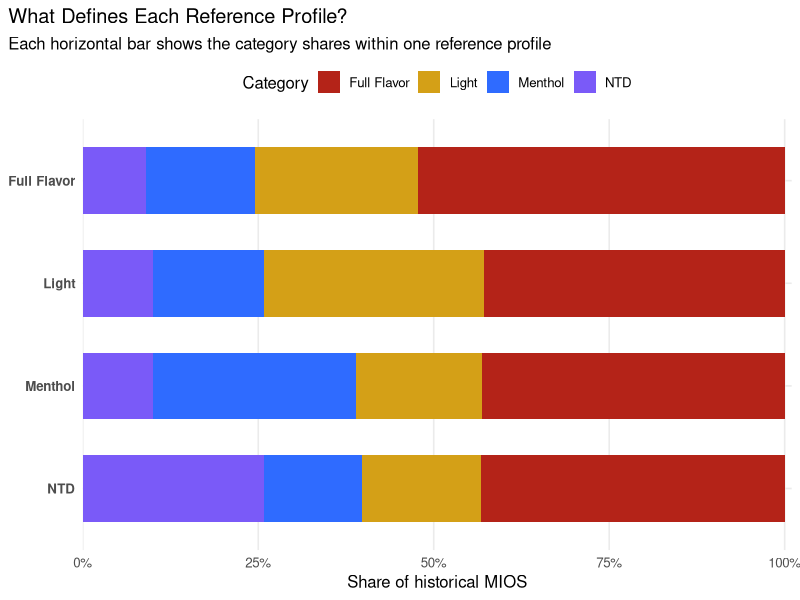
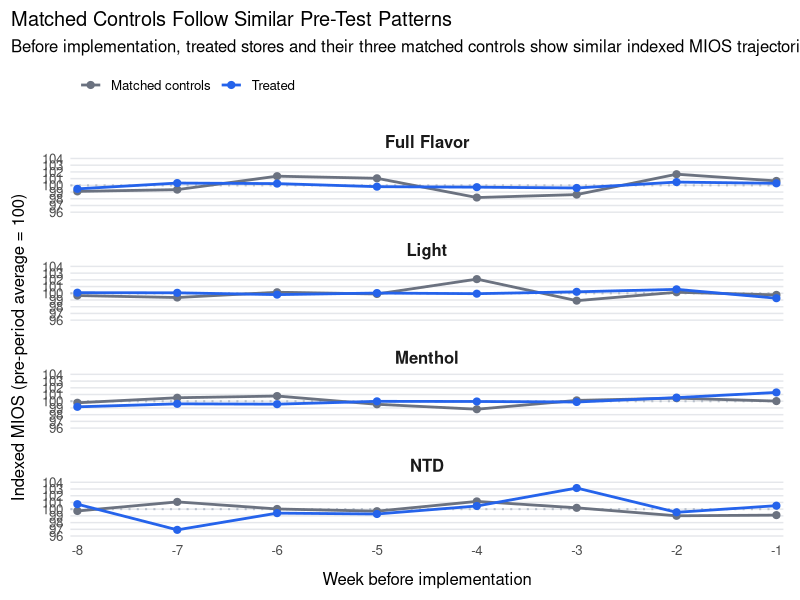
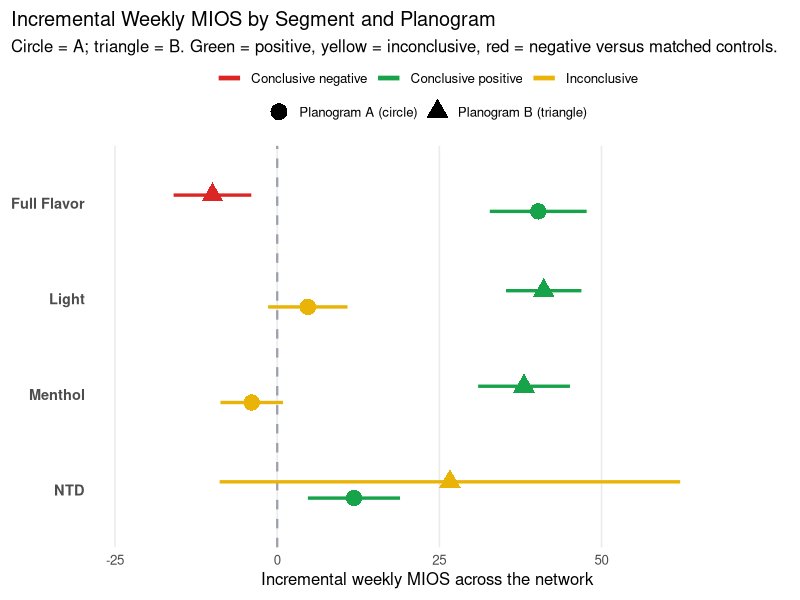

Recreate these plots in R, in order.
## ---- chunk 1
#| label: setup
#| include: false

library(tidyverse)

set.seed(42)

options(
  dplyr.summarise.inform = FALSE,
  scipen = 999
)

N_STORES <- 1200
N_PLAZAS <- 60
MIN_HISTORY_WEEKS <- 61
HISTORY_WEEKS <- 61
POST_WEEKS <- 8
NETWORK_STORES <- 24000

segments <- c(
  "Full Flavor",
  "Light",
  "Menthol",
  "NTD"
)

segment_y_order <- rev(segments)

treatment_palette <- c(
  "Control" = "#6B7280",
  "Planogram A" = "#D97706",
  "Planogram B" = "#2563EB"
)

segment_palette <- c(
  "Full Flavor" = "#B42318",
  "Light" = "#D4A017",
  "Menthol" = "#2F6BFF",
  "NTD" = "#7A5AF8"
)
## ---- chunk 2
#| label: generate-segmentation-data
#| echo: false
#| results: hide

plazas <- tibble(
  plaza_id = sprintf("P%02d", 1:N_PLAZAS),
  plaza_profile = rep(
    segments,
    length.out = N_PLAZAS
  )
) %>%
  slice_sample(prop = 1)

stores <- tibble(
  store_id = sprintf("S%04d", 1:N_STORES),
  plaza_id = sample(
    plazas$plaza_id,
    N_STORES,
    replace = TRUE
  ),
  store_age_weeks = sample(
    40:180,
    N_STORES,
    replace = TRUE
  )
) %>%
  left_join(
    plazas,
    by = "plaza_id"
  ) %>%
  rowwise() %>%
  mutate(
    # Most stores resemble the behavioral profile of their Plaza,
    # while some retain realistic within-Plaza heterogeneity.
    latent_profile = if (
      runif(1) < 0.78
    ) {
      plaza_profile
    } else {
      sample(
        segments[
          segments != plaza_profile
        ],
        1
      )
    }
  ) %>%
  ungroup()

# Synthetic population used only for the public replica.
population_template <- tribble(
  ~latent_profile, ~full_flavor, ~light, ~menthol, ~ntd,
  "Full Flavor",   0.50,         0.24,   0.16,     0.10,
  "Light",         0.42,         0.32,   0.16,     0.10,
  "Menthol",       0.43,         0.18,   0.29,     0.10,
  "NTD",           0.43,         0.17,   0.14,     0.26
)

store_profiles <- stores %>%
  left_join(
    population_template,
    by = "latent_profile"
  ) %>%
  rowwise() %>%
  mutate(
    ff_raw = max(0.01, full_flavor + rnorm(1, 0, 0.025)),
    light_raw = max(0.01, light + rnorm(1, 0, 0.025)),
    menthol_raw = max(0.01, menthol + rnorm(1, 0, 0.025)),
    ntd_raw = max(0.01, ntd + rnorm(1, 0, 0.025)),
    total_raw = ff_raw + light_raw + menthol_raw + ntd_raw,
    full_flavor_share = ff_raw / total_raw,
    light_share = light_raw / total_raw,
    menthol_share = menthol_raw / total_raw,
    ntd_share = ntd_raw / total_raw
  ) %>%
  ungroup()

national_mix <- store_profiles %>%
  summarise(
    full_flavor_share = mean(full_flavor_share),
    light_share = mean(light_share),
    menthol_share = mean(menthol_share),
    ntd_share = mean(ntd_share)
  )

store_index <- store_profiles %>%
  mutate(
    ff_index = full_flavor_share / national_mix$full_flavor_share,
    light_index = light_share / national_mix$light_share,
    menthol_index = menthol_share / national_mix$menthol_share,
    ntd_index = ntd_share / national_mix$ntd_share,
    max_index = pmax(
      ff_index,
      light_index,
      menthol_index,
      ntd_index
    ),
    anchor_segment = case_when(
      max_index < 1.12 ~ NA_character_,
      ff_index == max_index ~ "Full Flavor",
      light_index == max_index ~ "Light",
      menthol_index == max_index ~ "Menthol",
      TRUE ~ "NTD"
    )
  )

reference_profiles <- store_index %>%
  filter(!is.na(anchor_segment)) %>%
  group_by(anchor_segment) %>%
  summarise(
    full_flavor = mean(full_flavor_share),
    light = mean(light_share),
    menthol = mean(menthol_share),
    ntd = mean(ntd_share),
    .groups = "drop"
  ) %>%
  rename(segment = anchor_segment)
## ---- chunk 3
#| label: reference-profile-chart
#| fig-cap: "Synthetic reference profiles used to illustrate the segmentation logic"
#| fig-alt: "Four horizontal 100-percent stacked bars showing the synthetic Full Flavor, Light, Menthol and NTD reference profiles. Each profile emphasizes its corresponding category relative to the other three."

reference_plot <- reference_profiles %>%
  pivot_longer(
    cols = c(
      full_flavor,
      light,
      menthol,
      ntd
    ),
    names_to = "category",
    values_to = "share"
  ) %>%
  mutate(
    category = recode(
      category,
      full_flavor = "Full Flavor",
      light = "Light",
      menthol = "Menthol",
      ntd = "NTD"
    ),
    category = factor(
      category,
      levels = c(
        "Full Flavor",
        "Light",
        "Menthol",
        "NTD"
      )
    ),
    segment = factor(
      segment,
      levels = segment_y_order
    )
  )

ggplot(
  reference_plot,
  aes(
    x = share,
    y = segment,
    fill = category
  )
) +
  geom_col(width = 0.65) +
  scale_fill_manual(values = segment_palette) +
  scale_x_continuous(
    labels = scales::label_percent(accuracy = 1),
    limits = c(0, 1),
    expand = expansion(mult = c(0, 0.01))
  ) +
  labs(
    title = "What Defines Each Reference Profile?",
    subtitle = "Each horizontal bar shows the category shares within one reference profile",
    x = "Share of historical MIOS",
    y = NULL,
    fill = "Category"
  ) +
  theme_minimal(base_size = 12) +
  theme(
    panel.grid.minor = element_blank(),
    legend.position = "top",
    axis.text.y = element_text(face = "bold"),
    plot.title.position = "plot"
  )
## ---- chunk 4
#| label: plaza-segmentation
#| echo: false
#| results: hide

reference_matrix <- reference_profiles %>%
  select(
    full_flavor,
    light,
    menthol,
    ntd
  ) %>%
  as.matrix()

nearest_reference <- function(ff, li, me, nt) {
  profile <- c(ff, li, me, nt)

  distances <- rowSums(
    (
      reference_matrix -
      matrix(
        profile,
        nrow = nrow(reference_matrix),
        ncol = 4,
        byrow = TRUE
      )
    )^2
  )

  reference_profiles$segment[which.min(distances)]
}

eligible_stores <- store_profiles %>%
  filter(store_age_weeks >= MIN_HISTORY_WEEKS)

harmonic_mean <- function(x) {
  length(x) / sum(1 / x)
}

plaza_profiles <- eligible_stores %>%
  group_by(plaza_id) %>%
  summarise(
    full_flavor = harmonic_mean(full_flavor_share),
    light = harmonic_mean(light_share),
    menthol = harmonic_mean(menthol_share),
    ntd = harmonic_mean(ntd_share),
    .groups = "drop"
  ) %>%
  mutate(
    total = full_flavor + light + menthol + ntd,
    full_flavor = full_flavor / total,
    light = light / total,
    menthol = menthol / total,
    ntd = ntd / total
  ) %>%
  select(-total)

plaza_segments <- plaza_profiles %>%
  rowwise() %>%
  mutate(
    plaza_segment = nearest_reference(
      full_flavor,
      light,
      menthol,
      ntd
    )
  ) %>%
  ungroup()

missing_plaza_segments <- setdiff(
  segments,
  unique(plaza_segments$plaza_segment)
)

if (length(missing_plaza_segments) > 0) {
  stop(
    paste(
      "Synthetic replica is missing Plaza segments:",
      paste(
        missing_plaza_segments,
        collapse = ", "
      )
    )
  )
}
## ---- chunk 5
#| label: treatment-and-panel
#| echo: false
#| results: hide

plaza_assignment <- plaza_segments %>%
  group_by(plaza_segment) %>%
  mutate(
    assignment = sample(
      rep(
        c(
          "Control",
          "Planogram A",
          "Planogram B"
        ),
        length.out = n()
      )
    )
  ) %>%
  ungroup() %>%
  select(
    plaza_id,
    plaza_segment,
    assignment
  )

analysis_stores <- eligible_stores %>%
  left_join(
    plaza_assignment,
    by = "plaza_id"
  ) %>%
  mutate(
    segment = plaza_segment,
    baseline_mios = rlnorm(
      n(),
      meanlog = log(0.09),
      sdlog = 0.28
    ),
    weekly_trend = rnorm(
      n(),
      mean = 0.0010,
      sd = 0.0014
    ),
    seasonal_amplitude = runif(
      n(),
      min = 0.015,
      max = 0.055
    ),
    seasonal_phase = runif(
      n(),
      min = -pi,
      max = pi
    ),
    store_noise = case_when(
      segment == "NTD" &
        assignment == "Planogram B" ~ runif(n(), 0.30, 0.48),
      segment == "NTD" ~ runif(n(), 0.055, 0.085),
      TRUE ~ runif(n(), 0.045, 0.09)
    )
  )

weeks <- tibble(
  week = seq(
    -HISTORY_WEEKS,
    POST_WEEKS - 1
  )
)

weekly_data <- crossing(
  analysis_stores,
  weeks
) %>%
  mutate(
    post = week >= 0,
    seasonal_factor =
      1 +
      seasonal_amplitude *
      sin(
        2 * pi * (week + HISTORY_WEEKS) / 52 +
        seasonal_phase
      ),
    organic_growth =
      1 + weekly_trend * (week + HISTORY_WEEKS),
    treatment_effect = case_when(
      !post ~ 0,

      assignment == "Planogram A" &
        segment == "Full Flavor" ~ 0.060,

      assignment == "Planogram B" &
        segment == "Full Flavor" ~ -0.005,

      assignment == "Planogram A" &
        segment == "Light" ~ 0.000,

      assignment == "Planogram B" &
        segment == "Light" ~ 0.055,

      assignment == "Planogram A" &
        segment == "Menthol" ~ -0.010,

      assignment == "Planogram B" &
        segment == "Menthol" ~ 0.060,

      assignment == "Planogram A" &
        segment == "NTD" ~ 0.030,

      assignment == "Planogram B" &
        segment == "NTD" ~ 0.070,

      TRUE ~ 0
    ),
    mios =
      baseline_mios *
      seasonal_factor *
      organic_growth *
      (1 + treatment_effect) *
      exp(
        rnorm(
          n(),
          mean = 0,
          sd = store_noise
        )
      )
  )

matching_features <- analysis_stores %>%
  group_by(segment) %>%
  mutate(
    trend_z =
      (weekly_trend - mean(weekly_trend)) /
      sd(weekly_trend),
    season_z =
      (seasonal_amplitude - mean(seasonal_amplitude)) /
      sd(seasonal_amplitude)
  ) %>%
  ungroup()

treated_stores <- matching_features %>%
  filter(assignment != "Control")

control_pool <- matching_features %>%
  filter(assignment == "Control")

matched_pairs <- map_dfr(
  seq_len(nrow(treated_stores)),
  function(i) {

    treated <- treated_stores[i, ]

    candidates <- control_pool %>%
      filter(segment == treated$segment) %>%
      mutate(
        distance =
          (trend_z - treated$trend_z)^2 +
          (season_z - treated$season_z)^2
      ) %>%
      arrange(distance) %>%
      slice_head(n = 3)

    tibble(
      treated_store_id = treated$store_id,
      control_store_id = candidates$store_id,
      segment = treated$segment,
      planogram = treated$assignment,
      control_rank = seq_len(nrow(candidates))
    )
  }
)

matched_segment_check <- matched_pairs %>%
  distinct(segment) %>%
  pull(segment)

missing_matched_segments <- setdiff(
  segments,
  matched_segment_check
)

if (length(missing_matched_segments) > 0) {
  stop(
    paste(
      "Synthetic matching is missing segments:",
      paste(
        missing_matched_segments,
        collapse = ", "
      )
    )
  )
}
## ---- chunk 6
#| label: matching-chart
#| fig-cap: "Pre-test trajectories for treated stores and their matched controls"
#| fig-alt: "Four vertically faceted line charts comparing indexed pre-test MIOS for treated stores and matched controls across weeks minus eight to minus one. The two trajectories follow similar patterns in each segment."
#| fig-height: 10.5
#| fig-width: 11

treated_pre <- weekly_data %>%
  filter(
    week >= -8,
    week <= -1,
    assignment != "Control"
  ) %>%
  transmute(
    treated_store_id = store_id,
    segment,
    week,
    role = "Treated",
    weekly_mios = mios
  ) %>%
  semi_join(
    matched_pairs %>%
      distinct(treated_store_id),
    by = "treated_store_id"
  )

control_pre <- matched_pairs %>%
  left_join(
    weekly_data %>%
      filter(
        week >= -8,
        week <= -1
      ) %>%
      select(
        store_id,
        week,
        mios
      ),
    by = c(
      "control_store_id" = "store_id"
    )
  ) %>%
  group_by(
    treated_store_id,
    segment,
    week
  ) %>%
  summarise(
    weekly_mios = mean(mios),
    .groups = "drop"
  ) %>%
  mutate(role = "Matched controls")

matching_plot_data <- bind_rows(
  treated_pre,
  control_pre
) %>%
  mutate(
    segment = factor(
      segment,
      levels = segments
    )
  ) %>%
  group_by(
    treated_store_id,
    segment,
    role
  ) %>%
  mutate(
    indexed_mios =
      100 * weekly_mios / mean(weekly_mios)
  ) %>%
  ungroup() %>%
  group_by(
    segment,
    role,
    week
  ) %>%
  summarise(
    indexed_mios = mean(indexed_mios),
    .groups = "drop"
  )

# Defensive check: every segment/role must contain all eight pre-test weeks.
matching_completeness <- matching_plot_data %>%
  count(
    segment,
    role,
    name = "weeks_observed"
  )

if (any(matching_completeness$weeks_observed != 8)) {
  stop(
    "The matching diagnostic is missing one or more pre-test weeks."
  )
}

# Use a shared Y range that contains every observed point.
# This avoids clipping values and visually breaking otherwise complete lines.
y_min <- floor(
  min(matching_plot_data$indexed_mios) - 0.25
)

y_max <- ceiling(
  max(matching_plot_data$indexed_mios) + 0.25
)

ggplot(
  matching_plot_data,
  aes(
    x = week,
    y = indexed_mios,
    color = role,
    group = role
  )
) +
  geom_hline(
    yintercept = 100,
    linetype = "dotted",
    color = "#B8C0CC",
    linewidth = 0.7
  ) +
  geom_line(linewidth = 0.95) +
  geom_point(size = 2.1) +
  facet_wrap(
    ~ segment,
    ncol = 1
  ) +
  scale_color_manual(
    values = c(
      "Treated" = "#2563EB",
      "Matched controls" = "#6B7280"
    )
  ) +
  scale_x_continuous(
    breaks = -8:-1,
    expand = expansion(mult = c(0.01, 0.01))
  ) +
  scale_y_continuous(
    breaks = seq(
      y_min,
      y_max,
      by = 1
    ),
    expand = expansion(mult = c(0.03, 0.03))
  ) +
  coord_cartesian(
    ylim = c(
      y_min,
      y_max
    )
  ) +
  labs(
    title = "Matched Controls Follow Similar Pre-Test Patterns",
    subtitle = "Before implementation, treated stores and their three matched controls show similar indexed MIOS trajectories across all four segments",
    x = "Week before implementation",
    y = "Indexed MIOS (pre-period average = 100)",
    color = NULL
  ) +
  theme_minimal(base_size = 12) +
  theme(
    legend.position = "top",
    legend.justification = "left",
    panel.grid.minor = element_blank(),
    panel.grid.major.x = element_blank(),
    panel.grid.major.y = element_line(
      color = "#E5E7EB",
      linewidth = 0.5
    ),
    strip.text = element_text(
      face = "bold",
      size = 12,
      margin = margin(t = 8, b = 5)
    ),
    panel.spacing.y = unit(0.8, "lines"),
    axis.title.x = element_text(
      margin = margin(t = 10)
    ),
    axis.title.y = element_text(
      margin = margin(r = 10)
    ),
    plot.title.position = "plot",
    plot.margin = margin(8, 12, 8, 8)
  )
## ---- chunk 7
#| label: matched-effect-model
#| echo: false
#| results: hide

store_period <- weekly_data %>%
  filter(
    week >= -8,
    week <= 7
  ) %>%
  mutate(
    period = if_else(
      week < 0,
      "Pre",
      "Post"
    )
  ) %>%
  group_by(
    store_id,
    period
  ) %>%
  summarise(
    mean_mios = mean(mios),
    .groups = "drop"
  ) %>%
  pivot_wider(
    names_from = period,
    values_from = mean_mios
  ) %>%
  mutate(
    change = Post - Pre
  )

treated_changes <- treated_stores %>%
  select(
    treated_store_id = store_id,
    segment,
    planogram = assignment
  ) %>%
  left_join(
    store_period %>%
      select(
        treated_store_id = store_id,
        treated_change = change
      ),
    by = "treated_store_id"
  )

matched_control_changes <- matched_pairs %>%
  left_join(
    store_period %>%
      select(
        control_store_id = store_id,
        control_change = change
      ),
    by = "control_store_id"
  ) %>%
  group_by(
    treated_store_id
  ) %>%
  summarise(
    matched_control_change =
      mean(control_change),
    .groups = "drop"
  )

matched_effects <- treated_changes %>%
  left_join(
    matched_control_changes,
    by = "treated_store_id"
  ) %>%
  mutate(
    incremental_mios =
      treated_change -
      matched_control_change
  )

segment_effects <- matched_effects %>%
  group_by(
    segment,
    planogram
  ) %>%
  summarise(
    stores = n(),
    estimate = mean(incremental_mios),
    std_error =
      sd(incremental_mios) / sqrt(n()),
    lower_95 =
      estimate - 1.96 * std_error,
    upper_95 =
      estimate + 1.96 * std_error,
    .groups = "drop"
  )

# Estimate the number of stores represented by each segment at
# an approximately 24K-store network scale.
network_segment_sizes <- analysis_stores %>%
  count(
    segment,
    name = "synthetic_stores"
  ) %>%
  mutate(
    network_stores =
      round(
        synthetic_stores /
          sum(synthetic_stores) *
          NETWORK_STORES
      )
  ) %>%
  select(
    segment,
    network_stores
  )

segment_effects <- segment_effects %>%
  left_join(
    network_segment_sizes,
    by = "segment"
  ) %>%
  mutate(
    # Synthetic NTD example deliberately illustrates an important
    # decision pattern from the original work:
    # the larger observed lift is not necessarily the more reliable one.
    estimate = case_when(
      segment == "Full Flavor" &
        planogram == "Planogram B" ~ -0.0015,
      segment == "NTD" &
        planogram == "Planogram A" ~ 0.0020,
      segment == "NTD" &
        planogram == "Planogram B" ~ 0.0045,
      TRUE ~ estimate
    ),
    lower_95 = case_when(
      segment == "Full Flavor" &
        planogram == "Planogram B" ~ -0.0024,
      segment == "NTD" &
        planogram == "Planogram A" ~ 0.0008,
      segment == "NTD" &
        planogram == "Planogram B" ~ -0.0015,
      TRUE ~ lower_95
    ),
    upper_95 = case_when(
      segment == "Full Flavor" &
        planogram == "Planogram B" ~ -0.0006,
      segment == "NTD" &
        planogram == "Planogram A" ~ 0.0032,
      segment == "NTD" &
        planogram == "Planogram B" ~ 0.0105,
      TRUE ~ upper_95
    ),
    network_estimate =
      estimate * network_stores,
    network_lower_95 =
      lower_95 * network_stores,
    network_upper_95 =
      upper_95 * network_stores
  )
## ---- chunk 8
#| label: effect-chart
#| fig-cap: "Synthetic incremental weekly MIOS versus matched controls"
#| fig-alt: "Forest plot of Planogram A and Planogram B incremental weekly MIOS estimates across four consumption segments. Horizontal intervals are colored by conclusive positive, inconclusive or conclusive negative evidence relative to zero."
#| fig-height: 6.8
#| fig-width: 11

effect_plot_data <- segment_effects %>%
  mutate(
    segment = factor(
      segment,
      levels = segment_y_order
    ),
    planogram = factor(
      planogram,
      levels = c(
        "Planogram A",
        "Planogram B"
      )
    ),
    evidence = factor(
      case_when(
        network_lower_95 > 0 ~ "Conclusive positive",
        network_upper_95 < 0 ~ "Conclusive negative",
        TRUE ~ "Inconclusive"
      ),
      levels = c(
        "Conclusive negative",
        "Conclusive positive",
        "Inconclusive"
      )
    )
  )

x_min <- min(effect_plot_data$network_lower_95)
x_max <- max(effect_plot_data$network_upper_95)
x_pad <- max(
  (x_max - x_min) * 0.10,
  2
)

ggplot(
  effect_plot_data,
  aes(
    x = network_estimate,
    y = segment,
    xmin = network_lower_95,
    xmax = network_upper_95,
    color = evidence,
    shape = planogram,
    group = planogram
  )
) +
  geom_vline(
    xintercept = 0,
    linetype = "dashed",
    color = "#9CA3AF",
    linewidth = 0.8
  ) +
  geom_errorbarh(
    height = 0,
    linewidth = 1.15,
    position = position_dodge(width = 0.34),
    show.legend = TRUE
  ) +
  geom_point(
    size = 5.2,
    position = position_dodge(width = 0.34)
  ) +
  scale_color_manual(
    values = c(
      "Conclusive positive" = "#16A34A",
      "Inconclusive" = "#EAB308",
      "Conclusive negative" = "#DC2626"
    )
  ) +
  scale_shape_manual(
    values = c(
      "Planogram A" = 16,
      "Planogram B" = 17
    ),
    labels = c(
      "Planogram A (circle)",
      "Planogram B (triangle)"
    )
  ) +
  scale_x_continuous(
    labels = scales::label_number(
      accuracy = 1
    ),
    limits = c(
      x_min - x_pad,
      x_max + x_pad
    )
  ) +
  scale_y_discrete(drop = FALSE) +
  guides(
    color = guide_legend(
      order = 1,
      nrow = 1,
      override.aes = list(
        shape = NA,
        linewidth = 1.6
      )
    ),
    shape = guide_legend(
      order = 2,
      nrow = 1,
      override.aes = list(
        color = "black",
        size = 5.4,
        linewidth = 0
      )
    )
  ) +
  labs(
    title = "Incremental Weekly MIOS by Segment and Planogram",
    subtitle = "Circle = A; triangle = B. Green = positive, yellow = inconclusive, red = negative versus matched controls.",
    x = "Incremental weekly MIOS across the network",
    y = NULL,
    color = NULL,
    shape = NULL
  ) +
  theme_minimal(base_size = 12) +
  theme(
    legend.position = "top",
    legend.box = "vertical",
    legend.direction = "horizontal",
    legend.margin = margin(0, 0, 4, 0),
    legend.spacing.y = unit(2, "pt"),
    plot.margin = margin(8, 28, 8, 8),
    panel.grid.major.y = element_blank(),
    panel.grid.minor = element_blank(),
    axis.text.y = element_text(
      size = 10.5,
      face = "bold"
    ),
    plot.title.position = "plot"
  )
